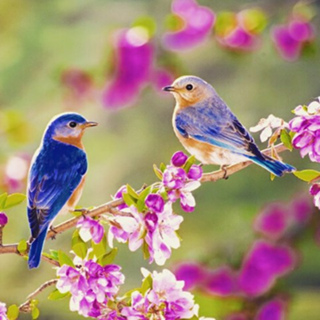
#> input picture 4/image1.jpg, 320 x 320 px
$ jupyter execute 'Инж_зн_4 (1).ipynb'   (shell and % lines are left out)
#> lines starting #> are read from the running program, lines starting #| are printed output that depends on the picture; after the words box and inside, x2 and y2 are one past the last pixel; in counts of white or black regions, pixels touching at a corner belong together
[cell 1]
from scipy import ndimage
from matplotlib import pyplot as plt
from numpy import *
from PIL import Image

im = array(Image.open("image1.jpg").convert ("L"))
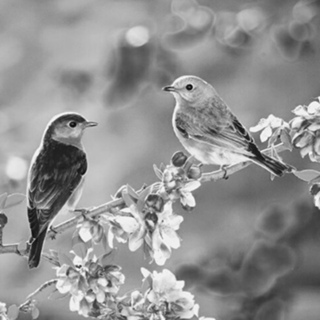
#> im: shape (320, 320); min 11, max 249, mean 145.7
H = array([[1.4,0.05,-100], [0.05,1.5,-100], [0,0,1]])
im2 = ndimage.affine_transform(im, H[:2,:2], (H[0,2],H[1,2]))
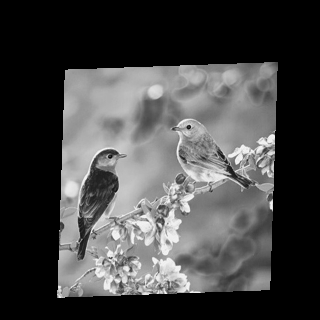
#> im2: shape (320, 320); min 0, max 249, mean 69.1
plt.figure()
plt.gray()
plt.imshow(im2)
plt.show()

[cell 2]
import homography
import numpy as np
from scipy import ndimage

def image_in_image(im1, im2, tp):
#Поместить im1 в im2 с помощью аффинного преобразования, так чтобы углы были как можно ближе к tp. Углы tp выражены в однородных координатах и перечисляются против часовой стрелки, начиная с левого верхнего. """
# точки деформируемого изображения
    m,n = im1.shape[:2] #- здесь m и n используются для получения ширины и высоты исходного изображения im1
    fp = np.array([[0,m,m,0],[0,0,n,n],[1,1,1,1]])
    # вычислить и применить аффинное преобразование
    H = Haffine_from_points(tp, fp) #- здесь создается массив fp, который содержит координаты четырех точек. Первая точка имеет координаты (0, m), вторая точка имеет координаты (0, 0), третья точка имеет координаты (n, n), и четвертая точка имеет координаты (1, 1).
    im1_t=ndimage.affine_transform(im1,H[:2,:2],(H[0,2],H[1,2]),im2.shape[:2]) #- здесь вызывается функция ndimage.affine_transform, которая применяет аффинное преобразование к изображению im1 с использованием матрицы H. H[:2,:2] - это верхняя левая часть матрицы H, которая используется для преобразования осей x и y. (H[0,2],H[1,2]) - это координаты центра преобразования. im2.shape[:2] - это размер изображения im2 по осям x и y, который используется для определения размера выходного изображения.
    alpha = (im1_t > 0)
    return (1-alpha)*im2 + alpha*im1_t

[cell 3]
import numpy as np
from numpy.linalg import svd, inv

def Haffine_from_points (fp, tp) :
  #Найти гомографию Н, отображающую fp в tp.
  if fp.shape != tp.shape:
    raise RuntimeError("расхождение в количестве точек")
  # обеспечить хорошую обусловленность точек
  # --точки первого изображения--
  m = np.mean(fp[:2], axis=1)
  maxstd = max(np.std(fp[:2], axis=1)) + 1e-9
  C1 = np.diag([1/maxstd, 1/maxstd, 1])
  C1[0][2] = -m[0] /maxstd
  C1[1][2] = -m[1] /maxstd
  fp_cond = np.dot (C1, fp)
  # --точки второго изображения—
  m = np.mean(tp[:2], axis=1)
  C2 = C1.copy()# в обоих наборах точек масштаб должен быть одинаков
  C2[0][2] = -m[0] /maxstd
  C2[1][2] = -m[1]/maxstd
  tp_cond = np.dot (C2, tp)
  # после обусловливания среднее точек равно 0, поэтому вектор
  # параллельного переноса нулевой
  A = np.concatenate((fp_cond[:2],tp_cond[:2]), axis = 0)
  U,S,V = svd(A.T)
  # Создать матрицы В и С, как описано у Хартли и Циммермана
  # (второе издание), на стр. 130.
  tmp = V[:2].T
  B= tmp[:2]
  C = tmp[2:4]
  tmp2 = np.concatenate ( (np.dot (C, np.linalg.pinv(B)), np.zeros ((2,1))), axis=1)
  H = np.vstack((tmp2, (0,0,1)))
  # обращение обусловливания
  H = np.dot(inv (C2), np.dot (H,C1))
  return H / H[2,2]

[cell 4]
# пример аффинного деформирования im1 в im2
im1 = np.array(Image.open("image1.jpg").convert ("L"))
im2 = np.array(Image.open("image2.jpg").convert ("L"))
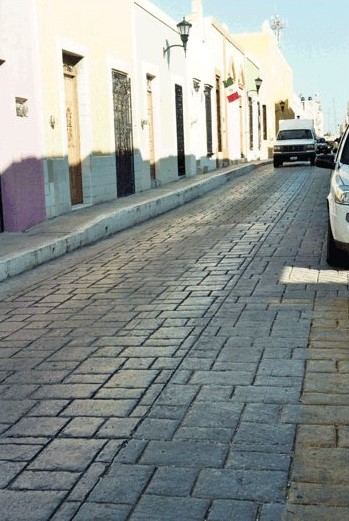
#> input picture 4/image2.jpg, 349 x 521 px
#> im2: shape (521, 349)
# задать точки
tp = np.array([[50, 50,200,50], [200, 50,200,200], [0,0,1,1]])
im3 = image_in_image(im1, im2, tp)
#> in image_in_image, `alpha = (im1_t > 0)`:
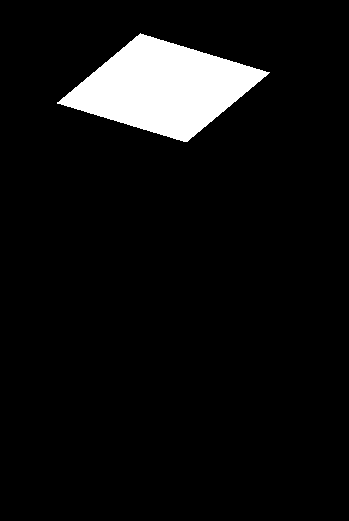
#> alpha: shape (521, 349) bool; 6.8% white; 1 white region, box (x1, y1, x2, y2) and area: (57, 33, 270, 142) 12362
plt.figure()
plt.gray()
plt.imshow(im3)
plt.axis('equal')
plt.axis('off')
plt.show()

[cell 5]
def alpha_for_triangle(points,m,n):
#Создает альфа-отображение размера (пл) для треугольника, определенного своими вершинами (заданными нормированными однородными координатами). """

    alpha = np.zeros ((m,n))
    for i in range (min(points[0]),max (points [0])):
        for j in range(min(points[1]) ,max (points [1])):
            x=linalg.solve (points, [i,j,1])
            if min(x) > 0: #все коэффициенты положительные
                alpha[i,j] = 1
    return alpha

[cell 6]
im1 = np.array(Image.open("image4.jpg").convert ("L"))
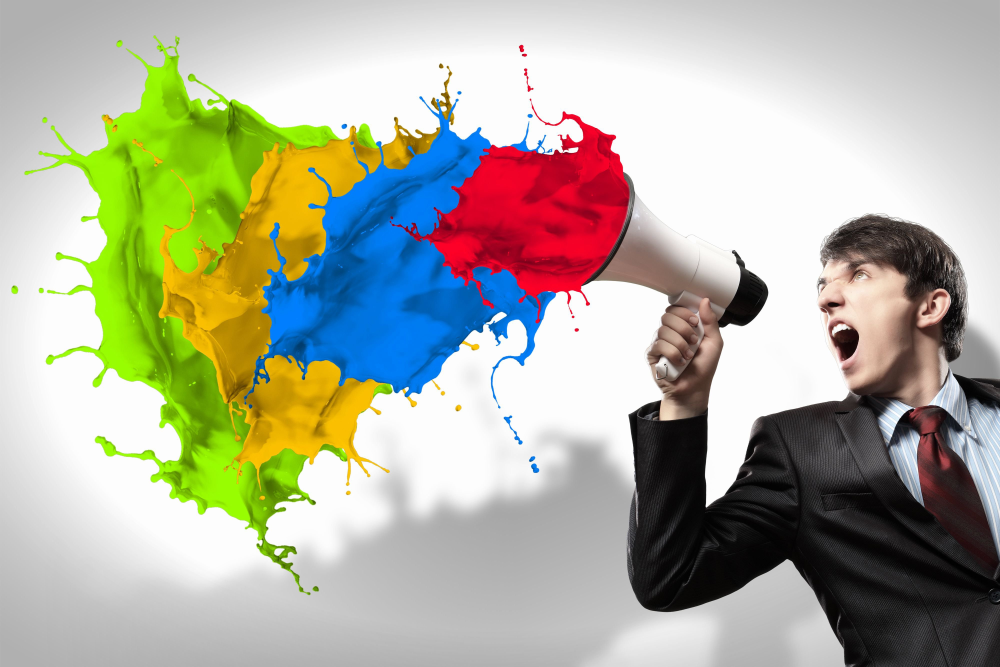
#> input picture 4/image4.jpg, 4000 x 2667 px (shown at 1/4 size)
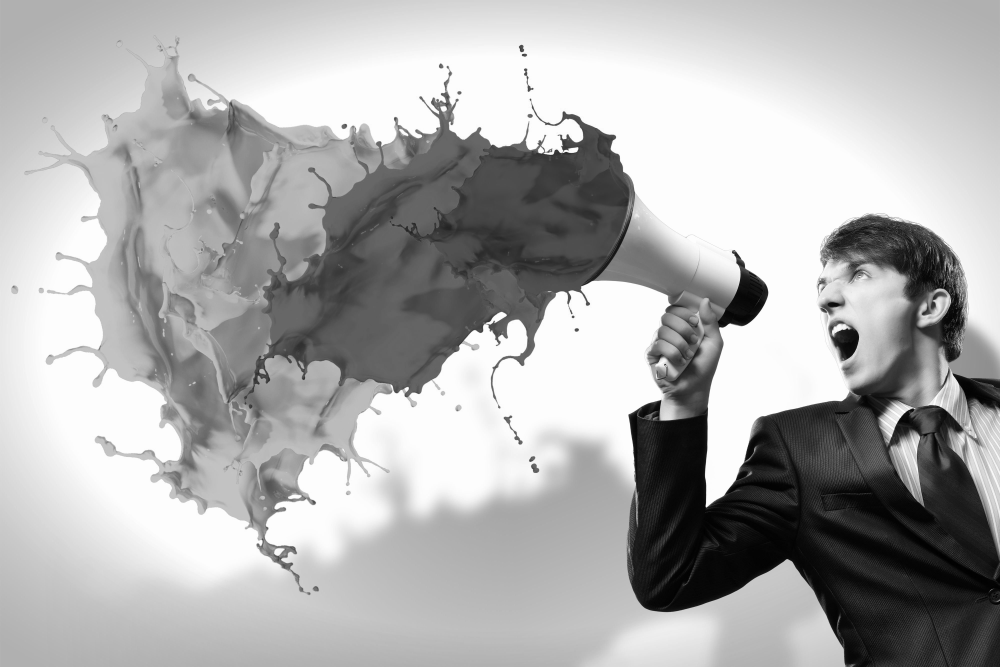
#> im1: shape (2667, 4000) (shown at 1/4 size); min 0, max 255, mean 174.3
im2 = np.array(Image.open("image5.jpg").convert ("L"))
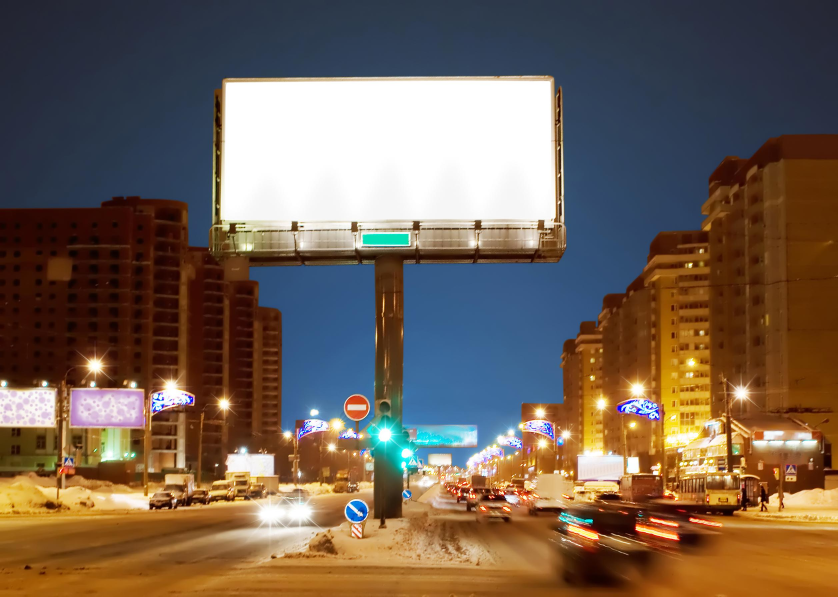
#> input picture 4/image5.jpg, 2514 x 1789 px (shown at 1/3 size)
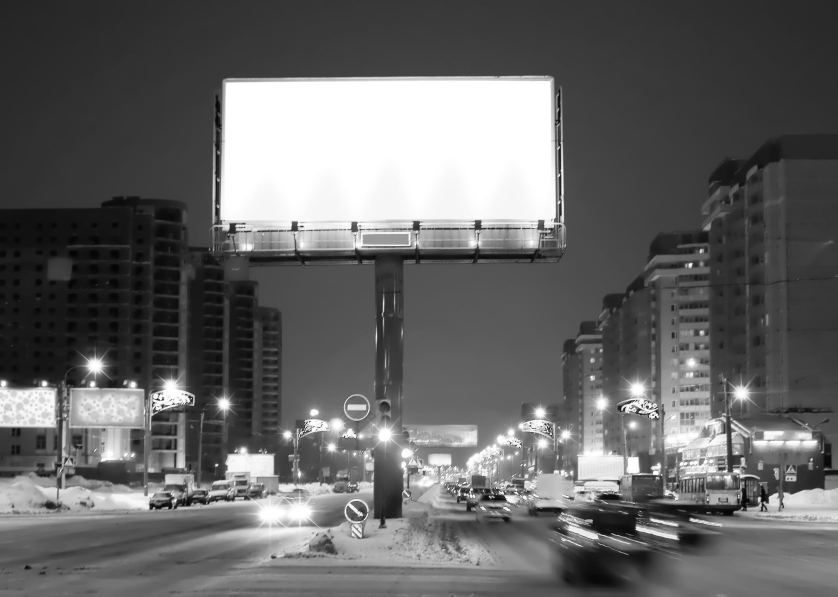
#> im2: shape (1789, 2514) (shown at 1/3 size); min 4, max 255, mean 101.6
# сопоставим исходные точки углам im1
m,n = im1.shape[:2]
#> m = 2667; n = 4000
fp = np.array([[0,m,m,0],[0,0,n,n],[1,1,1,1]])
tp = np.array([ [200, 760, 760,200],
               [260, 245, 1670,1670],
               [1, 1, 1, 1]])             # веса (в данном случае все равны 1)
# первый треугольник
tp2=tp[:,:3]
fp2=fp[:,:3]
# вычислить H
H = Haffine_from_points(tp2, fp2)
im1_t = ndimage.affine_transform(im1,H[:2,:2],
                                 (H[0,2],H[1,2]),im2.shape[:2])
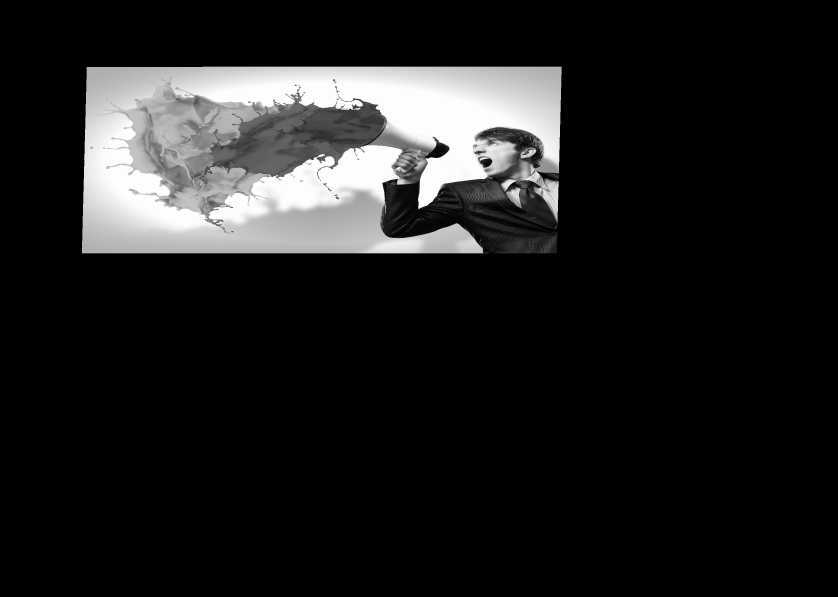
#> im1_t: shape (1789, 2514) (shown at 1/3 size); min 0, max 255, mean 30.9
# альфа – отображение для треугольника
alpha = alpha_for_triangle(tp2, im2.shape[0], im2.shape[1])
im3 = (1-alpha)*im2 + alpha*im1_t
# второй треугольник
tp2 = tp[:,[0,2,3]]
fp2 = fp[:,[0,2,3]]
# вычислить H
H = Haffine_from_points(tp2, fp2)
im1_t = ndimage.affine_transform(im1, H[:2,:2],
                                 (H[0,2],H[1,2]),im2.shape[:2])
# альфа – отображение для треугольника
alpha = alpha_for_triangle(tp2, im2.shape[0],im2.shape[1])
im4 = (1-alpha)*im3 + alpha*im1_t
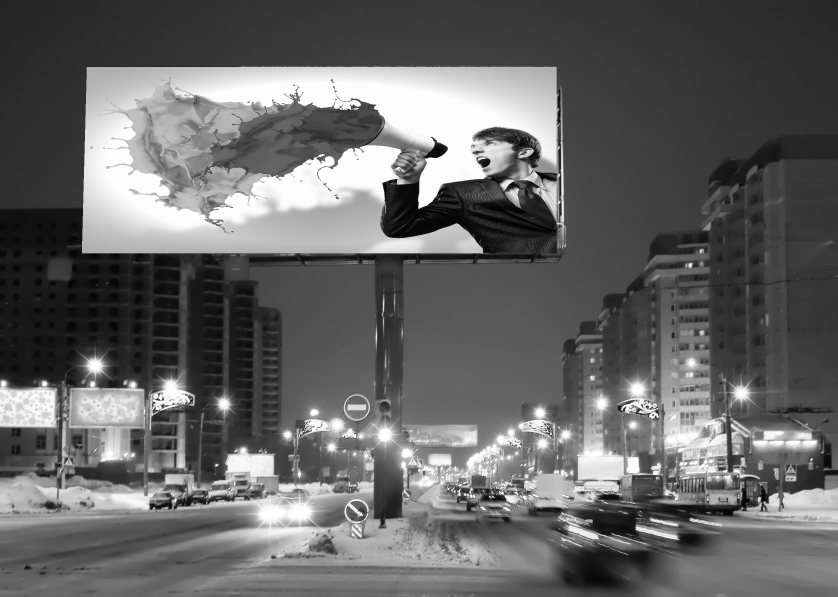
#> im4: shape (1789, 2514) float64 (shown at 1/3 size); min 0, max 255, mean 101.7
plt.figure()
plt.gray()
plt.imshow(im4)
plt.axis('equal')
plt.axis('off')
plt.show()
